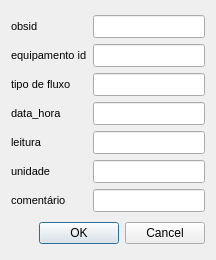
<?xml version="1.0" encoding="UTF-8"?>
<ui version="4.0">
 <class>Dialog</class>
 <widget class="QDialog" name="Dialog">
  <property name="geometry">
   <rect>
    <x>0</x>
    <y>0</y>
    <width>216</width>
    <height>260</height>
   </rect>
  </property>
  <property name="windowTitle">
   <string>Dialog</string>
  </property>
  <layout class="QGridLayout" name="gridLayout_2">
   <item row="0" column="0">
    <layout class="QGridLayout" name="gridLayout">
     <item row="0" column="0">
      <widget class="QLabel" name="label">
       <property name="sizePolicy">
        <sizepolicy hsizetype="Preferred" vsizetype="Fixed">
         <horstretch>0</horstretch>
         <verstretch>0</verstretch>
        </sizepolicy>
       </property>
       <property name="minimumSize">
        <size>
         <width>0</width>
         <height>0</height>
        </size>
       </property>
       <property name="maximumSize">
        <size>
         <width>16777215</width>
         <height>16777215</height>
        </size>
       </property>
       <property name="font">
        <font>
         <family>Arial</family>
         <pointsize>8</pointsize>
        </font>
       </property>
       <property name="text">
        <string>obsid</string>
       </property>
       <property name="alignment">
        <set>Qt::AlignLeading|Qt::AlignLeft|Qt::AlignVCenter</set>
       </property>
      </widget>
     </item>
     <item row="0" column="1">
      <widget class="QLineEdit" name="obsid">
       <property name="sizePolicy">
        <sizepolicy hsizetype="Expanding" vsizetype="Fixed">
         <horstretch>0</horstretch>
         <verstretch>0</verstretch>
        </sizepolicy>
       </property>
       <property name="minimumSize">
        <size>
         <width>0</width>
         <height>0</height>
        </size>
       </property>
       <property name="maximumSize">
        <size>
         <width>16777215</width>
         <height>16777215</height>
        </size>
       </property>
       <property name="font">
        <font>
         <family>Arial</family>
         <pointsize>10</pointsize>
        </font>
       </property>
       <property name="toolTip">
        <string>&lt;!DOCTYPE HTML PUBLIC &quot;-//W3C//DTD HTML 4.0//EN&quot; &quot;http://www.w3.org/TR/REC-html40/strict.dtd&quot;&gt;
&lt;html&gt;&lt;head&gt;&lt;meta name=&quot;qrichtext&quot; content=&quot;1&quot; /&gt;&lt;style type=&quot;text/css&quot;&gt;
p, li { white-space: pre-wrap; }
&lt;/style&gt;&lt;/head&gt;&lt;body style=&quot; font-family:'MS Shell Dlg 2'; font-size:8.25pt; font-weight:400; font-style:normal;&quot;&gt;
&lt;p style=&quot; margin-top:0px; margin-bottom:0px; margin-left:0px; margin-right:0px; -qt-block-indent:0; text-indent:0px;&quot;&gt;&lt;span style=&quot; font-size:8pt;&quot;&gt;must exit in obs_points.obsid&lt;/span&gt;&lt;/p&gt;&lt;/body&gt;&lt;/html&gt;</string>
       </property>
      </widget>
     </item>
     <item row="1" column="0">
      <widget class="QLabel" name="label_5">
       <property name="sizePolicy">
        <sizepolicy hsizetype="Preferred" vsizetype="Fixed">
         <horstretch>0</horstretch>
         <verstretch>0</verstretch>
        </sizepolicy>
       </property>
       <property name="minimumSize">
        <size>
         <width>0</width>
         <height>0</height>
        </size>
       </property>
       <property name="maximumSize">
        <size>
         <width>16777215</width>
         <height>16777215</height>
        </size>
       </property>
       <property name="font">
        <font>
         <family>Arial</family>
         <pointsize>8</pointsize>
        </font>
       </property>
       <property name="text">
        <string>equipamento id</string>
       </property>
       <property name="alignment">
        <set>Qt::AlignLeading|Qt::AlignLeft|Qt::AlignVCenter</set>
       </property>
      </widget>
     </item>
     <item row="1" column="1">
      <widget class="QLineEdit" name="instrumentid">
       <property name="sizePolicy">
        <sizepolicy hsizetype="Expanding" vsizetype="Fixed">
         <horstretch>0</horstretch>
         <verstretch>0</verstretch>
        </sizepolicy>
       </property>
       <property name="minimumSize">
        <size>
         <width>0</width>
         <height>0</height>
        </size>
       </property>
       <property name="maximumSize">
        <size>
         <width>16777215</width>
         <height>16777215</height>
        </size>
       </property>
       <property name="font">
        <font>
         <family>Arial</family>
         <pointsize>10</pointsize>
        </font>
       </property>
       <property name="toolTip">
        <string>&lt;!DOCTYPE HTML PUBLIC &quot;-//W3C//DTD HTML 4.0//EN&quot; &quot;http://www.w3.org/TR/REC-html40/strict.dtd&quot;&gt;
&lt;html&gt;&lt;head&gt;&lt;meta name=&quot;qrichtext&quot; content=&quot;1&quot; /&gt;&lt;style type=&quot;text/css&quot;&gt;
p, li { white-space: pre-wrap; }
&lt;/style&gt;&lt;/head&gt;&lt;body style=&quot; font-family:'MS Shell Dlg 2'; font-size:8.25pt; font-weight:400; font-style:normal;&quot;&gt;
&lt;p style=&quot; margin-top:0px; margin-bottom:0px; margin-left:0px; margin-right:0px; -qt-block-indent:0; text-indent:0px;&quot;&gt;&lt;span style=&quot; font-family:'Arial,sans-serif'; color:#000000; background-color:#ffffff;&quot;&gt;Instrument Id, may use several flowmeters at same borehole&lt;/span&gt;&lt;/p&gt;&lt;/body&gt;&lt;/html&gt;</string>
       </property>
      </widget>
     </item>
     <item row="2" column="0">
      <widget class="QLabel" name="label_7">
       <property name="sizePolicy">
        <sizepolicy hsizetype="Preferred" vsizetype="Fixed">
         <horstretch>0</horstretch>
         <verstretch>0</verstretch>
        </sizepolicy>
       </property>
       <property name="minimumSize">
        <size>
         <width>0</width>
         <height>0</height>
        </size>
       </property>
       <property name="maximumSize">
        <size>
         <width>16777215</width>
         <height>16777215</height>
        </size>
       </property>
       <property name="font">
        <font>
         <family>Arial</family>
         <pointsize>8</pointsize>
        </font>
       </property>
       <property name="text">
        <string>tipo de fluxo</string>
       </property>
       <property name="alignment">
        <set>Qt::AlignLeading|Qt::AlignLeft|Qt::AlignVCenter</set>
       </property>
      </widget>
     </item>
     <item row="2" column="1">
      <widget class="QLineEdit" name="flowtype">
       <property name="sizePolicy">
        <sizepolicy hsizetype="Expanding" vsizetype="Fixed">
         <horstretch>0</horstretch>
         <verstretch>0</verstretch>
        </sizepolicy>
       </property>
       <property name="minimumSize">
        <size>
         <width>0</width>
         <height>0</height>
        </size>
       </property>
       <property name="maximumSize">
        <size>
         <width>16777215</width>
         <height>16777215</height>
        </size>
       </property>
       <property name="font">
        <font>
         <family>Arial</family>
         <pointsize>10</pointsize>
        </font>
       </property>
       <property name="toolTip">
        <string>&lt;!DOCTYPE HTML PUBLIC &quot;-//W3C//DTD HTML 4.0//EN&quot; &quot;http://www.w3.org/TR/REC-html40/strict.dtd&quot;&gt;
&lt;html&gt;&lt;head&gt;&lt;meta name=&quot;qrichtext&quot; content=&quot;1&quot; /&gt;&lt;style type=&quot;text/css&quot;&gt;
p, li { white-space: pre-wrap; }
&lt;/style&gt;&lt;/head&gt;&lt;body style=&quot; font-family:'MS Shell Dlg 2'; font-size:8.25pt; font-weight:400; font-style:normal;&quot;&gt;
&lt;p style=&quot; margin-top:0px; margin-bottom:0px; margin-left:0px; margin-right:0px; -qt-block-indent:0; text-indent:0px;&quot;&gt;&lt;span style=&quot; font-family:'Arial,sans-serif'; color:#000000; background-color:#ffffff;&quot;&gt;Flowtype must correspond to type in zz_flowtype&lt;/span&gt;&lt;span style=&quot; font-size:8pt;&quot;&gt;.&lt;/span&gt;&lt;/p&gt;
&lt;p style=&quot; margin-top:0px; margin-bottom:0px; margin-left:0px; margin-right:0px; -qt-block-indent:0; text-indent:0px;&quot;&gt;&lt;span style=&quot; font-size:8pt;&quot;&gt;Normally:&lt;/span&gt;&lt;/p&gt;
&lt;p style=&quot; margin-top:0px; margin-bottom:0px; margin-left:0px; margin-right:0px; -qt-block-indent:0; text-indent:0px;&quot;&gt;&lt;span style=&quot; font-size:8pt;&quot;&gt;Accvol=Accumulated volume&lt;/span&gt;&lt;/p&gt;
&lt;p style=&quot; margin-top:0px; margin-bottom:0px; margin-left:0px; margin-right:0px; -qt-block-indent:0; text-indent:0px;&quot;&gt;&lt;span style=&quot; font-size:8pt;&quot;&gt;Aveflow=Average flow rate since last reading&lt;/span&gt;&lt;/p&gt;
&lt;p style=&quot; margin-top:0px; margin-bottom:0px; margin-left:0px; margin-right:0px; -qt-block-indent:0; text-indent:0px;&quot;&gt;&lt;span style=&quot; font-size:8pt;&quot;&gt;Momflow=Momentary flow rate at date_time for reading&lt;/span&gt;&lt;/p&gt;&lt;/body&gt;&lt;/html&gt;</string>
       </property>
      </widget>
     </item>
     <item row="3" column="0">
      <widget class="QLabel" name="label_2">
       <property name="sizePolicy">
        <sizepolicy hsizetype="Preferred" vsizetype="Fixed">
         <horstretch>0</horstretch>
         <verstretch>0</verstretch>
        </sizepolicy>
       </property>
       <property name="minimumSize">
        <size>
         <width>0</width>
         <height>0</height>
        </size>
       </property>
       <property name="maximumSize">
        <size>
         <width>16777215</width>
         <height>16777215</height>
        </size>
       </property>
       <property name="font">
        <font>
         <family>Arial</family>
         <pointsize>8</pointsize>
        </font>
       </property>
       <property name="text">
        <string>data_hora</string>
       </property>
       <property name="alignment">
        <set>Qt::AlignLeading|Qt::AlignLeft|Qt::AlignVCenter</set>
       </property>
      </widget>
     </item>
     <item row="3" column="1">
      <widget class="QLineEdit" name="date_time">
       <property name="sizePolicy">
        <sizepolicy hsizetype="Expanding" vsizetype="Fixed">
         <horstretch>0</horstretch>
         <verstretch>0</verstretch>
        </sizepolicy>
       </property>
       <property name="minimumSize">
        <size>
         <width>0</width>
         <height>0</height>
        </size>
       </property>
       <property name="maximumSize">
        <size>
         <width>16777215</width>
         <height>16777215</height>
        </size>
       </property>
       <property name="font">
        <font>
         <family>Arial</family>
         <pointsize>10</pointsize>
        </font>
       </property>
       <property name="toolTip">
        <string>&lt;!DOCTYPE HTML PUBLIC &quot;-//W3C//DTD HTML 4.0//EN&quot; &quot;http://www.w3.org/TR/REC-html40/strict.dtd&quot;&gt;
&lt;html&gt;&lt;head&gt;&lt;meta name=&quot;qrichtext&quot; content=&quot;1&quot; /&gt;&lt;style type=&quot;text/css&quot;&gt;
p, li { white-space: pre-wrap; }
&lt;/style&gt;&lt;/head&gt;&lt;body style=&quot; font-family:'MS Shell Dlg 2'; font-size:8.25pt; font-weight:400; font-style:normal;&quot;&gt;
&lt;p style=&quot; margin-top:0px; margin-bottom:0px; margin-left:0px; margin-right:0px; -qt-block-indent:0; text-indent:0px;&quot;&gt;&lt;span style=&quot; font-size:8pt;&quot;&gt;yyyy-mm-dd hh:mm(:ss)&lt;/span&gt;&lt;/p&gt;&lt;/body&gt;&lt;/html&gt;</string>
       </property>
      </widget>
     </item>
     <item row="4" column="0">
      <widget class="QLabel" name="label_9">
       <property name="sizePolicy">
        <sizepolicy hsizetype="Preferred" vsizetype="Fixed">
         <horstretch>0</horstretch>
         <verstretch>0</verstretch>
        </sizepolicy>
       </property>
       <property name="minimumSize">
        <size>
         <width>0</width>
         <height>0</height>
        </size>
       </property>
       <property name="maximumSize">
        <size>
         <width>16777215</width>
         <height>16777215</height>
        </size>
       </property>
       <property name="font">
        <font>
         <family>Arial</family>
         <pointsize>8</pointsize>
        </font>
       </property>
       <property name="text">
        <string>leitura</string>
       </property>
       <property name="alignment">
        <set>Qt::AlignLeading|Qt::AlignLeft|Qt::AlignVCenter</set>
       </property>
      </widget>
     </item>
     <item row="4" column="1">
      <widget class="QLineEdit" name="reading">
       <property name="sizePolicy">
        <sizepolicy hsizetype="Expanding" vsizetype="Fixed">
         <horstretch>0</horstretch>
         <verstretch>0</verstretch>
        </sizepolicy>
       </property>
       <property name="minimumSize">
        <size>
         <width>0</width>
         <height>0</height>
        </size>
       </property>
       <property name="maximumSize">
        <size>
         <width>16777215</width>
         <height>16777215</height>
        </size>
       </property>
       <property name="font">
        <font>
         <family>Arial</family>
         <pointsize>10</pointsize>
        </font>
       </property>
       <property name="toolTip">
        <string>&lt;!DOCTYPE HTML PUBLIC &quot;-//W3C//DTD HTML 4.0//EN&quot; &quot;http://www.w3.org/TR/REC-html40/strict.dtd&quot;&gt;
&lt;html&gt;&lt;head&gt;&lt;meta name=&quot;qrichtext&quot; content=&quot;1&quot; /&gt;&lt;style type=&quot;text/css&quot;&gt;
p, li { white-space: pre-wrap; }
&lt;/style&gt;&lt;/head&gt;&lt;body style=&quot; font-family:'MS Shell Dlg 2'; font-size:8.25pt; font-weight:400; font-style:normal;&quot;&gt;
&lt;p style=&quot; margin-top:0px; margin-bottom:0px; margin-left:0px; margin-right:0px; -qt-block-indent:0; text-indent:0px;&quot;&gt;&lt;span style=&quot; font-family:'Arial,sans-serif'; color:#000000; background-color:#ffffff;&quot;&gt;Value (real number) reading for the flow rate, accumulated volume etc&lt;/span&gt;&lt;/p&gt;&lt;/body&gt;&lt;/html&gt;</string>
       </property>
      </widget>
     </item>
     <item row="5" column="0">
      <widget class="QLabel" name="label_14">
       <property name="sizePolicy">
        <sizepolicy hsizetype="Preferred" vsizetype="Fixed">
         <horstretch>0</horstretch>
         <verstretch>0</verstretch>
        </sizepolicy>
       </property>
       <property name="minimumSize">
        <size>
         <width>0</width>
         <height>0</height>
        </size>
       </property>
       <property name="maximumSize">
        <size>
         <width>16777215</width>
         <height>16777215</height>
        </size>
       </property>
       <property name="font">
        <font>
         <family>Arial</family>
         <pointsize>8</pointsize>
        </font>
       </property>
       <property name="text">
        <string>unidade</string>
       </property>
       <property name="alignment">
        <set>Qt::AlignLeading|Qt::AlignLeft|Qt::AlignVCenter</set>
       </property>
      </widget>
     </item>
     <item row="5" column="1">
      <widget class="QLineEdit" name="unit">
       <property name="sizePolicy">
        <sizepolicy hsizetype="Expanding" vsizetype="Fixed">
         <horstretch>0</horstretch>
         <verstretch>0</verstretch>
        </sizepolicy>
       </property>
       <property name="minimumSize">
        <size>
         <width>0</width>
         <height>0</height>
        </size>
       </property>
       <property name="maximumSize">
        <size>
         <width>16777215</width>
         <height>16777215</height>
        </size>
       </property>
       <property name="font">
        <font>
         <family>Arial</family>
         <pointsize>10</pointsize>
        </font>
       </property>
       <property name="text">
        <string/>
       </property>
      </widget>
     </item>
     <item row="6" column="0">
      <widget class="QLabel" name="label_11">
       <property name="sizePolicy">
        <sizepolicy hsizetype="Preferred" vsizetype="Fixed">
         <horstretch>0</horstretch>
         <verstretch>0</verstretch>
        </sizepolicy>
       </property>
       <property name="minimumSize">
        <size>
         <width>0</width>
         <height>0</height>
        </size>
       </property>
       <property name="maximumSize">
        <size>
         <width>16777215</width>
         <height>16777215</height>
        </size>
       </property>
       <property name="font">
        <font>
         <family>Arial</family>
         <pointsize>8</pointsize>
        </font>
       </property>
       <property name="text">
        <string>comentário</string>
       </property>
       <property name="alignment">
        <set>Qt::AlignLeading|Qt::AlignLeft|Qt::AlignVCenter</set>
       </property>
      </widget>
     </item>
     <item row="6" column="1">
      <widget class="QLineEdit" name="comment">
       <property name="sizePolicy">
        <sizepolicy hsizetype="Expanding" vsizetype="Fixed">
         <horstretch>0</horstretch>
         <verstretch>0</verstretch>
        </sizepolicy>
       </property>
       <property name="minimumSize">
        <size>
         <width>0</width>
         <height>0</height>
        </size>
       </property>
       <property name="maximumSize">
        <size>
         <width>16777215</width>
         <height>16777215</height>
        </size>
       </property>
       <property name="font">
        <font>
         <family>Arial</family>
         <pointsize>10</pointsize>
        </font>
       </property>
       <property name="toolTip">
        <string/>
       </property>
      </widget>
     </item>
    </layout>
   </item>
   <item row="1" column="0">
    <widget class="QDialogButtonBox" name="buttonBox">
     <property name="orientation">
      <enum>Qt::Horizontal</enum>
     </property>
     <property name="standardButtons">
      <set>QDialogButtonBox::Cancel|QDialogButtonBox::Ok</set>
     </property>
    </widget>
   </item>
  </layout>
 </widget>
 <resources/>
 <connections>
  <connection>
   <sender>buttonBox</sender>
   <signal>accepted()</signal>
   <receiver>Dialog</receiver>
   <slot>accept()</slot>
   <hints>
    <hint type="sourcelabel">
     <x>248</x>
     <y>254</y>
    </hint>
    <hint type="destinationlabel">
     <x>157</x>
     <y>274</y>
    </hint>
   </hints>
  </connection>
  <connection>
   <sender>buttonBox</sender>
   <signal>rejected()</signal>
   <receiver>Dialog</receiver>
   <slot>reject()</slot>
   <hints>
    <hint type="sourcelabel">
     <x>316</x>
     <y>260</y>
    </hint>
    <hint type="destinationlabel">
     <x>286</x>
     <y>274</y>
    </hint>
   </hints>
  </connection>
 </connections>
</ui>
